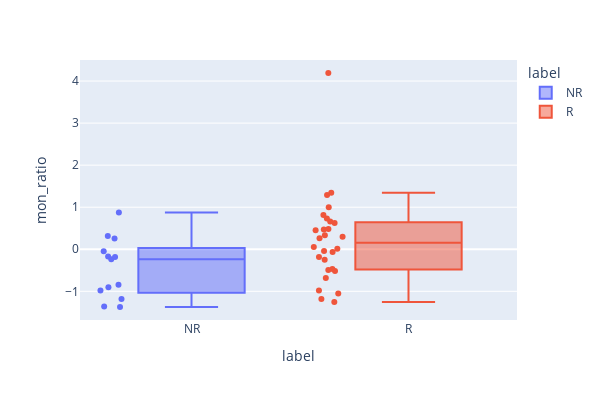

Notebook code cell kept with this figure:
### Code cell
import plotly.express as px
df = X.copy()
df["label"] = y.map({1:"R", 0: "NR"})
fig = px.box(df, x="label", y=mon_ratio_name, color="label", points="all", width=600, height=400, log_y=False)

fig.show()

### Figure 1 — Plotly figure (JSON) as saved in the notebook; plotly's stock layout.template omitted (floating-point values rounded to 4 significant figures)
{"data": [{"alignmentgroup": "True", "boxpoints": "all", "hovertemplate": "label=%{x}<br>mon_ratio=%{y}<extra></extra>", "legendgroup": "NR", "marker": {"color": "#636efa"}, "name": "NR", "notched": false, "offsetgroup": "NR", "orientation": "v", "showlegend": true, "type": "box", "x": ["NR", "NR", "NR", "NR", "NR", "NR", "NR", "NR", "NR", "NR", "NR", "NR", "NR"], "x0": " ", "xaxis": "x", "y": [-1.358, -0.1694, -0.1856, 0.8755, 0.2573, -1.373, -0.04788, -0.8457, -0.9061, 0.315, -1.182, -0.9812, -0.2397], "y0": " ", "yaxis": "y"}, {"alignmentgroup": "True", "boxpoints": "all", "hovertemplate": "label=%{x}<br>mon_ratio=%{y}<extra></extra>", "legendgroup": "R", "marker": {"color": "#EF553B"}, "name": "R", "notched": false, "offsetgroup": "R", "orientation": "v", "showlegend": true, "type": "box", "x": ["R", "R", "R", "R", "R", "R", "R", "R", "R", "R", "R", "R", "R", "R", "R", "R", "R", "R", "R", "R", "R", "R", "R", "R", "R", "R", "R", "R"], "x0": " ", "xaxis": "x", "y": [0.8137, 0.451, 0.2612, -0.9784, 0.0113, -0.5195, 0.7304, -0.6856, -1.253, -0.03836, 0.334, -0.06474, -0.4928, -1.052, 0.05418, 0.4794, -0.2475, -1.183, 0.6245, 0.6596, 0.9985, -0.1839, -0.4679, 0.4676, 1.346, 1.289, 4.192, 0.296], "y0": " ", "yaxis": "y"}], "layout": {"boxmode": "overlay", "height": 400, "legend": {"title": {"text": "label"}, "tracegroupgap": 0}, "margin": {"t": 60}, "width": 600, "xaxis": {"anchor": "y", "autorange": true, "categoryarray": ["NR", "R"], "categoryorder": "array", "domain": [0, 1], "range": [-0.5139, 1.5], "title": {"text": "label"}, "type": "category"}, "yaxis": {"anchor": "x", "autorange": true, "domain": [0, 1], "range": [-1.682, 4.501], "title": {"text": "mon_ratio"}, "type": "linear"}}}
